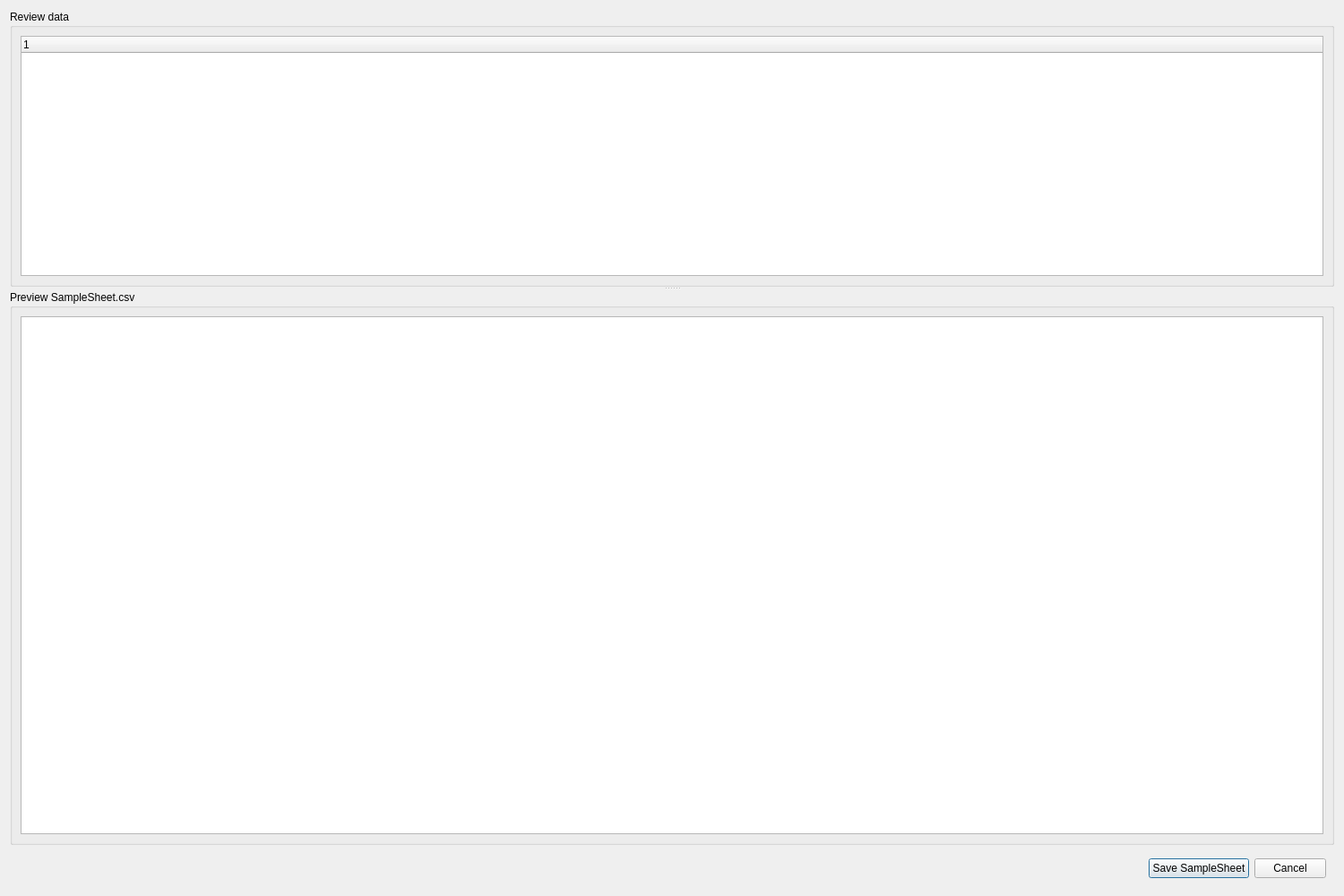
<?xml version="1.0" encoding="UTF-8"?>
<ui version="4.0">
 <class>Generate</class>
 <widget class="QDialog" name="Generate">
  <property name="geometry">
   <rect>
    <x>0</x>
    <y>0</y>
    <width>1500</width>
    <height>1000</height>
   </rect>
  </property>
  <property name="windowTitle">
   <string>Dialog</string>
  </property>
  <layout class="QVBoxLayout" name="verticalLayout">
   <item>
    <widget class="QSplitter" name="splitter">
     <property name="orientation">
      <enum>Qt::Vertical</enum>
     </property>
     <widget class="QGroupBox" name="groupBox">
      <property name="sizePolicy">
       <sizepolicy hsizetype="Preferred" vsizetype="Preferred">
        <horstretch>0</horstretch>
        <verstretch>1</verstretch>
       </sizepolicy>
      </property>
      <property name="title">
       <string>Review data</string>
      </property>
      <layout class="QVBoxLayout" name="verticalLayout_2">
       <item>
        <widget class="QTreeWidget" name="treeWidget">
         <property name="sizePolicy">
          <sizepolicy hsizetype="Expanding" vsizetype="Preferred">
           <horstretch>0</horstretch>
           <verstretch>1</verstretch>
          </sizepolicy>
         </property>
         <property name="minimumSize">
          <size>
           <width>0</width>
           <height>0</height>
          </size>
         </property>
         <column>
          <property name="text">
           <string notr="true">1</string>
          </property>
         </column>
        </widget>
       </item>
      </layout>
     </widget>
     <widget class="QGroupBox" name="groupBox_2">
      <property name="sizePolicy">
       <sizepolicy hsizetype="Expanding" vsizetype="Expanding">
        <horstretch>0</horstretch>
        <verstretch>2</verstretch>
       </sizepolicy>
      </property>
      <property name="title">
       <string>Preview SampleSheet.csv</string>
      </property>
      <layout class="QHBoxLayout" name="horizontalLayout_2">
       <item>
        <widget class="QPlainTextEdit" name="plainTextEdit">
         <property name="sizePolicy">
          <sizepolicy hsizetype="Expanding" vsizetype="Expanding">
           <horstretch>0</horstretch>
           <verstretch>3</verstretch>
          </sizepolicy>
         </property>
        </widget>
       </item>
      </layout>
     </widget>
    </widget>
   </item>
   <item>
    <widget class="QFrame" name="frame">
     <layout class="QHBoxLayout" name="horizontalLayout">
      <item>
       <spacer name="horizontalSpacer">
        <property name="orientation">
         <enum>Qt::Horizontal</enum>
        </property>
        <property name="sizeHint" stdset="0">
         <size>
          <width>40</width>
          <height>20</height>
         </size>
        </property>
       </spacer>
      </item>
      <item>
       <widget class="QPushButton" name="pushButton_ok">
        <property name="text">
         <string>Save SampleSheet</string>
        </property>
       </widget>
      </item>
      <item>
       <widget class="QPushButton" name="pushButton_cancel">
        <property name="text">
         <string>Cancel</string>
        </property>
       </widget>
      </item>
     </layout>
    </widget>
   </item>
  </layout>
 </widget>
 <resources/>
 <connections/>
</ui>
